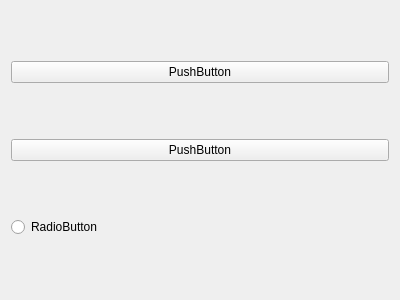
<?xml version="1.0" encoding="UTF-8"?>
<ui version="4.0">
 <class>WidgetA</class>
 <widget class="QWidget" name="WidgetA">
  <property name="geometry">
   <rect>
    <x>0</x>
    <y>0</y>
    <width>400</width>
    <height>300</height>
   </rect>
  </property>
  <property name="windowTitle">
   <string>Form</string>
  </property>
  <layout class="QVBoxLayout" name="verticalLayout">
   <item>
    <widget class="QPushButton" name="pushButton">
     <property name="text">
      <string>PushButton</string>
     </property>
    </widget>
   </item>
   <item>
    <widget class="QPushButton" name="pushButton_2">
     <property name="text">
      <string>PushButton</string>
     </property>
    </widget>
   </item>
   <item>
    <widget class="QRadioButton" name="radioButton">
     <property name="text">
      <string>RadioButton</string>
     </property>
    </widget>
   </item>
  </layout>
 </widget>
 <resources/>
 <connections/>
</ui>
